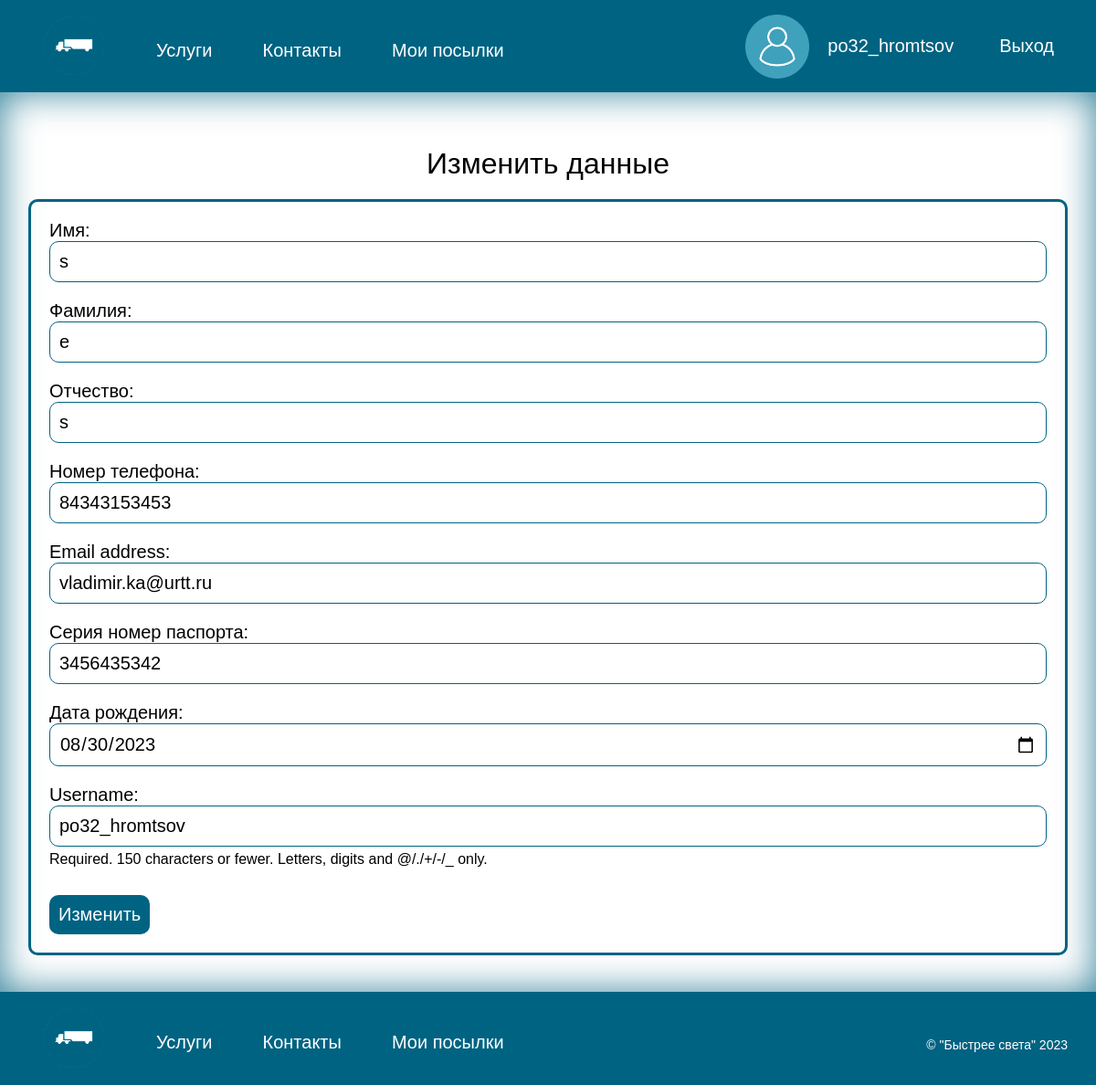
/account/edit/ (signed in), run on the app's committed database.
### navigate/models.py (models this page shows, shortened)
class CustomUser(AbstractUser):
    ROLE_CHOICES = [
        ('Клиент', 'Клиент'),
        ('Сотрудник', 'Сотрудник'),
        ('Водитель', 'Водитель'),
        ('Администратор', 'Администратор'),
    ]
    first_name = models.CharField(max_length=50, verbose_name='Имя', null=True)
    last_name = models.CharField(max_length=50, verbose_name='Фамилия', null=True)
    patronymic = models.CharField(max_length=50, verbose_name='Отчество', null=True)
    phone_number = models.CharField(max_length=11, verbose_name='Номер телефона', null=True)
    passport = models.CharField(max_length=10, verbose_name='Серия номер паспорта', unique=True, null=True)
    date_of_birth = models.DateField(verbose_name='Дата рождения', null=True)
    role = models.CharField(max_length=200,
                              choices=ROLE_CHOICES,
                              default='Клиент',
                              verbose_name='Роль')
    class Meta:
        verbose_name = "Пользователя"
        verbose_name_plural = "Пользователи"

### navigate/views.py (the view)
# urls.py: path('account/edit/', views.edit_profile, name='account_edit'),
def edit_profile(request):
    if request.method == 'POST':
        form = ChangeUserForm(request.POST, instance=request.user)
        if form.is_valid():
            user = form.save(commit=False)
            user.save()
            return redirect('home')
    else:
        form = ChangeUserForm(instance=request.user)
    return render(request, 'account_edit.html', {'form': form})

### navigate/forms.py
class ChangeUserForm(forms.ModelForm):
    class Meta:
        model = CustomUser
        fields = ('first_name', 'last_name', 'patronymic', 'phone_number', 'email', 'passport', 'date_of_birth',
                   'username')
        widgets = {
            'date_of_birth': forms.DateTimeInput(attrs={'type': 'date', 'required': 'required'},
                                                   format='%Y-%m-%d'),
        }

### templates/account_edit.html (shortened to what this page needs)
{% extends 'base.html' %}
{%load static %}
{% block content %}
<main>
    <div class="container">
        <h2 style="text-align: center; margin-bottom: 20px;">Изменить данные</h2>
        <form action="" method="post" class="form-user-edit">
            {{ form.as_p }}
            <input id="user-edit-button" type="submit" value="Изменить" />
        </form>
  </div>
</main>
{% endblock %}

### templates/base.html (shortened to what this page needs)
<!DOCTYPE html>
<html lang="ru">
<head>
    {%load static %}
    <link rel="stylesheet" href="{% static "css/style.css" %}">
</head>
<body >
    <header>
        <nav class="container header-nav">
            <a href="{%url 'home'%}">
                <img src="{% static "image/logo.png" %}" alt="лого" height="70" width="70">
            </a>
            <ul class="nav-list">
               {% if user.role == 'Клиент' or  not user.is_authenticated %}
                <li class="nav-list-item"><a href="{%url 'services'%}" style="color: #FFFFFF">Услуги</a></li>
                <li class="nav-list-item"><a href="{%url 'contact'%}" style="color: #FFFFFF">Контакты</a></li>
                    {%if user.is_authenticated %}
                        <li class="nav-list-item"><a href="{%url 'mypakeges'%}" style="color: #FFFFFF">Мои посылки</a></li>
                    {% endif %}
                {% elif user.role == 'Сотрудник' or user.role == 'Администратор' %}
                <li class="nav-list-item"><a href="{%url 'employeerpakages'%}" style="color: #FFFFFF">Посылки</a></li>
                <li class="nav-list-item"><a href="{%url 'createPakagesEmployeer'%}" style="color: #FFFFFF">Создать Посылку</a></li>
                {% endif %}
            </ul>
            <div class="signin">
                {% if user.is_authenticated %}
                    <a href="{%url 'account'%}" style="color: #FFFFFF">
                        <div class="user-header">
                            <img src="{% static "image/user2.png" %}" alt="лого" height="70" width="70">
                            <p class="user-header-p">{{user.username}}</p>
                        </div>
                    </a>
                    <a href="{% url 'logout' %}" style="margin-left: 20px; color: #FFFFFF">Выход</a>
                {% else %}
                    <a href="{%url 'login'%}" style="color: #FFFFFF">Войти</a>
                    <a href="{%url 'signup'%}" style="margin-left: 20px;color: #FFFFFF">Зарегистрироваться</a>
                {% endif %}
            </div>
        </nav>
    </header>
    {% block content %}
    {% endblock %}
    <footer>
        <div class="container header-nav">
            <a href="{%url 'home'%}">
                <img src="{% static "image/logo.png" %}" alt="лого" height="70" width="70">
            </a>
             <ul class="nav-list">
               {% if user.role == 'Клиент' or  not user.is_authenticated %}
                <li class="nav-list-item"><a href="{%url 'services'%}" style="color: #FFFFFF">Услуги</a></li>
                <li class="nav-list-item"><a href="{%url 'contact'%}" style="color: #FFFFFF">Контакты</a></li>
                    {%if user.is_authenticated %}
                        <li class="nav-list-item"><a href="{%url 'mypakeges'%}" style="color: #FFFFFF">Мои посылки</a></li>
                    {% endif %}
                {% elif user.role == 'Сотрудник' or user.role == 'Администратор' %}
                <li class="nav-list-item"><a href="{%url 'employeerpakages'%}" style="color: #FFFFFF">Посылки</a></li>
                <li class="nav-list-item"><a href="{%url 'createPakagesEmployeer'%}" style="color: #FFFFFF">Создать Посылку</a></li>
                {% endif %}
            </ul>
            <p class="copiright">&copy; "Быстрее света" 2023</p>
        </div>
    </footer>
</body>
</html>

### static/css/style.css (style rules this page uses)
* { color: black; padding: 0px; margin: 0px; border: none; font-size: 20px; font-family: Arial, Helvetica, sans-serif; }
*, *::before, *::after { box-sizing: border-box; }
a, a:link, a:visited { text-decoration: none; }
aside, nav, footer, header, section, main { display: block; }
h1, h2, h3, h4, h5, h6, p { font-size: inherit; font-weight: inherit; }
ul, ul li { list-style: none; }
img { vertical-align: top; }
img, svg { max-width: 100%; height: auto; }
input, textarea, button, select { font-family: inherit; font-size: inherit; color: inherit; background-color: transparent; }
button, input[type="submit"] { display: inline-block; box-shadow: none; background-color: transparent; background: none; cursor: pointer; }
label { cursor: pointer; }
.container { max-width: 1170px; margin-left: auto; margin-right: auto; padding-left: 16px; padding-right: 16px; margin-bottom: 0; margin-top: 0; }
header { padding: 10px 0px; background-color: #006382; }
.header-nav { display: flex; justify-content: flex-start; }
.nav-list { display: flex; justify-content: flex-start; align-items: center; }
.nav-list-item { margin-top: 10px; margin-left: 25px; color: white; }
.signin { display: flex; align-items: center; margin-left: auto; }
footer { margin: 0; background-color: #006382; padding: 10px 0; }
.copiright { color: white; display: flex; align-items: center; margin-left: auto; font-size: 14px; margin-top: 15px; }
main { min-height: 100vh; padding-top: 40px; padding-bottom: 40px; box-shadow: inset 0px 0px 40px rgba(0, 99, 130, 0.8); }
.container { width: 1170px; margin-left: auto; margin-right: auto; padding-left: 16px; padding-right: 16px; margin-bottom: 0; margin-top: 0; }
body { min-width: 1170px; }
main { min-height: 90vh; padding-top: 40px; padding-bottom: 40px; box-shadow: inset 0px 0px 40px rgba(0, 99, 130, 0.8); }
h2 { font-size: 32px; text-align: center; margin-top: 20px; margin-bottom: 20px; }
.form-sign > p, .form-change-pass > p, .form-login > p, .create-pakeges > p, .form-user-edit > p, .form-reset-pass > p { display: flex; flex-wrap: wrap; align-item: center; margin-bottom: 20px; }
.form-sign > p > label, .filter-form > p > label, .form-reset-pass > p > label, .form-change-pass > p > label, .form-login > p > label, .create-pakeges > p > label, .form-user-edit > p > label { display: flex; text-align: center; justify-content: start; align-items: center; }
.form-sign > p > input, .form-reset-pass > p > input, .form-change-pass > p > input, .form-login > p > input, .form-user-edit > p > input, .create-pakeges > p > input, .create-pakeges > p > select, .filter-form > p > select, .filter-form > p > input { border: 1px solid #006382; border-radius: 10px; padding: 10px; font-size: 20px; width: 100%; }
.helptext { margin-top: 5px; font-size: 16px; }
.user-header { display: flex; align-item: center; flex-direction: row; justify-content: center; text-align: center; }
.user-header-p { margin-left: 20px; color: white; display: flex; text-align: center; justify-content: center; align-items: center; }
a { color:#666; background-image: linear-gradient(to top, #feffff, #006382); background-repeat: no-repeat; background-size: 0 100%; border-radius: 4px; text-decoration: none; padding: 5px 15px; transition: 0.3s; }
.create-pakeges, .form-sign ,.form-reset-pass, .form-login , .form-user-edit, .form-change-pass { border: 3px solid #006382; border-radius: 10px; padding: 20px; }
.sign-up, .login, .login-after-change, #change-pass-button, #user-edit-button, #reset-pass-buttom { color: white; background-color: #006382; padding: 10px; border-radius: 10px; margin-top: 10px; }

### data on the page
CustomUser: username "po32_hromtsov", first_name "s", last_name "e", patronymic "s", phone_number "84343153453", email "vladimir.ka@urtt.ru", passport "3456435342", date_of_birth "08/30/2023"
